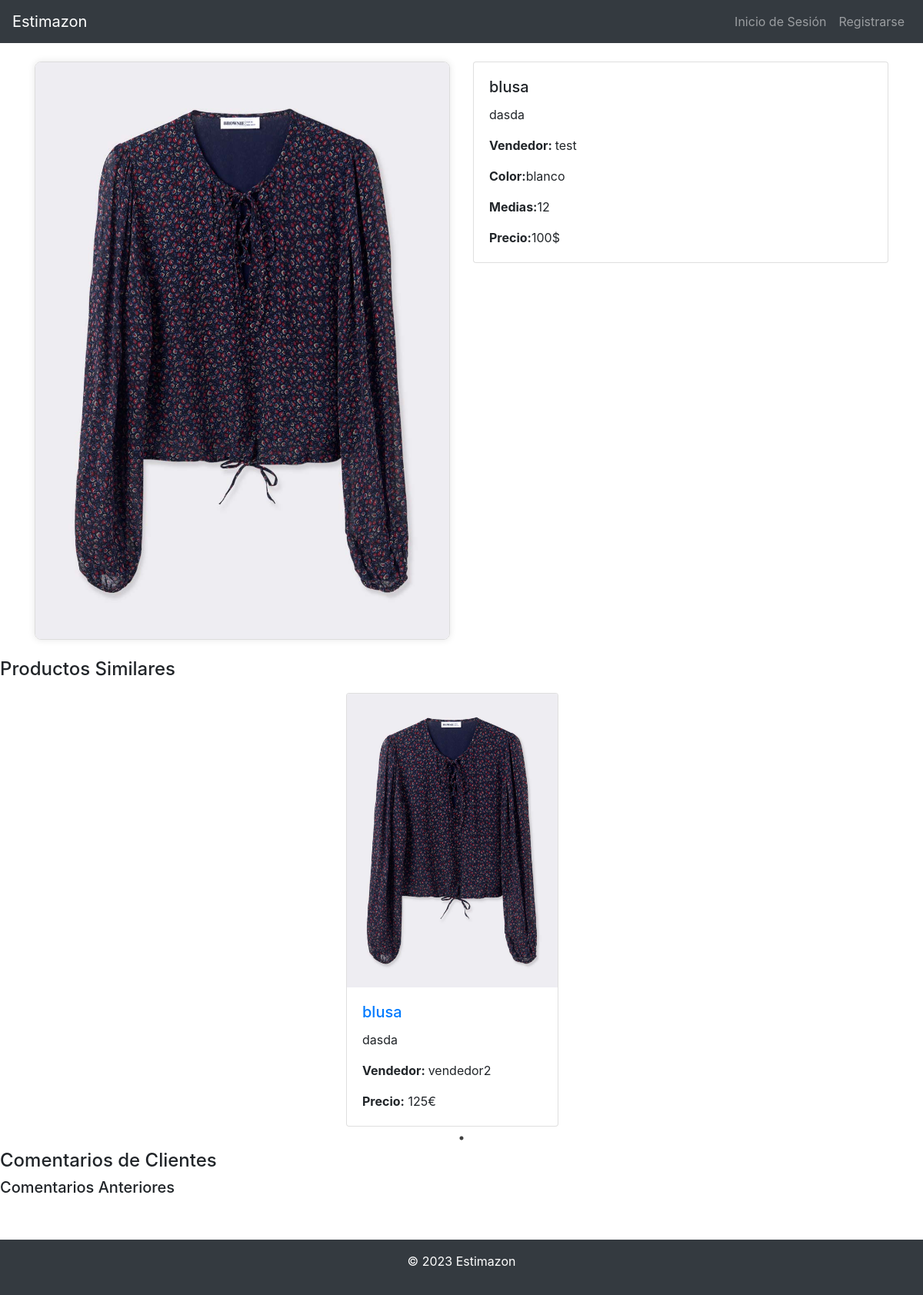
The app's page /details.php?producto=2 with its own data.
### tables this page shows
CREATE TABLE `producto` (
  `pro_id` int(10) NOT NULL,
  `pro_nombre` varchar(25) NOT NULL,
  `pro_descripcion` varchar(100) NOT NULL,
  `pro_medidas` varchar(25) NOT NULL,
  `pro_color` varchar(25) NOT NULL,
  `pro_imagen` varchar(25) NOT NULL,
  `pro_cantidad` int(3) NOT NULL,
  `pro_precio` int(4) NOT NULL,
  `pro_oferta` tinyint(1) NOT NULL,
  `pro_descuento` int(2) NOT NULL,
  `pro_ven_id` int(5) NOT NULL
);

CREATE TABLE `vendedor` (
  `ven_id` int(5) NOT NULL,
  `ven_dni` varchar(15) NOT NULL,
  `ven_nombre` varchar(25) NOT NULL,
  `ven_apellido1` varchar(50) NOT NULL,
  `ven_apellido2` varchar(50) DEFAULT NULL,
  `ven_usuario` varchar(25) NOT NULL,
  `ven_contraseña` varchar(25) NOT NULL,
  `ven_telefono` varchar(15) NOT NULL,
  `ven_estado` varchar(15) DEFAULT 'FIABLE'
);

### details.php (the view, shortened to what this page needs)
<!doctype html>
<html lang="es">
<head>
    <link rel="stylesheet" href="https://stackpath.bootstrapcdn.com/bootstrap/4.3.1/css/bootstrap.min.css">
    <link rel="stylesheet" type="text/css" href="https://cdn.jsdelivr.net/npm/slick-carousel@1.8.1/slick/slick.css" />
    <link rel="stylesheet" type="text/css" href="https://cdn.jsdelivr.net/npm/slick-carousel@1.8.1/slick/slick-theme.css" />
</head>
<body>
    <header>
        <nav class="navbar navbar-expand-lg navbar-dark bg-dark">
            <a class="navbar-brand" href="./home.php">Estimazon</a>
            <div class="collapse navbar-collapse" id="navbarNav">
                <ul class="navbar-nav ml-auto">
                    <?php
                    if (isset($_COOKIE["usuario"])) {
                        echo '<li class="nav-item">';
                        echo '<a class="nav-link">Logeado con ' . $_COOKIE["usuario"] . "</a>";
                        echo '</li>';
                        echo '<li class="nav_item">';
                        echo '<a class="nav-link" href="./account/closeAccount.php">Cerrar Sesión</a>';
                        echo '</li>';
                    } else {
                        echo '<li class="nav_item">';
                        echo '<a class="nav-link" href="./login.php">Inicio de Sesión</a>';
                        echo '</li>';
                        echo '<li class="nav_item">';
                        echo '<a class="nav-link" href="./register.php">Registrarse</a>';
                        echo '</li>';
                    }
                    ?>
                </ul>
            </div>
        </nav>
    </header>
    <main>
        <div class="container mt-4">
            <div class="row">
                <?php
                include 'Test/config.php';
                $instruccion = "SELECT pro_nombre,pro_descripcion,pro_color,pro_medidas, pro_precio, pro_oferta, pro_cantidad, pro_descuento, pro_imagen, ven_usuario FROM producto INNER JOIN vendedor ON pro_ven_id = ven_id WHERE pro_id=" . $_GET["producto"];
                $res = mysqli_query($conn, $instruccion);
                $fila = mysqli_fetch_assoc($res);
                echo '<div class="col-md-6">';
                    echo '<div class="product-image-container">';
                    echo '<img src="./img/'. $fila["pro_imagen"] . '" class="card-img-top h-50" alt="Producto 1">';
                    echo '</div>';
                echo '</div>';
                echo '<div class="col-md-6">';
                    echo '<div class="card">';
                        echo '<div class="card-body">';
                            echo '<h5 class="card-title">' . $fila["pro_nombre"] . '</h5>';
                            echo '<p class="card-text">' . $fila["pro_descripcion"] .'</p>';
                            echo '<p class="card-text"><strong> Vendedor: </strong>' . $fila["ven_usuario"] . '</p>';
                            echo '<p class="card-text"><strong>Color:</strong>' . $fila["pro_color"] . "</p>";
                            echo '<p class="card-text"><strong>Medias:</strong>' . $fila["pro_medidas"] . "</p>";
                            if($fila["pro_oferta"]){
                                echo '<p class="card-text"><strong>Oferta!:</strong><del>' .  $fila["pro_precio"]. '</del> '. ($fila["pro_precio"] - $fila["pro_precio"]*$fila["pro_descuento"]*0.01) . "$</div>";
                            }else{
                                echo '<p class="card-text"><strong>Precio:</strong>' . $fila["pro_precio"] . "$</div>";
                            }
                        echo '</div>';
                    echo '</div>';
                ?>
                </div>
            </div>
            <div class="mt-4">
                <h4>Productos Similares</h4>
                <div id="similarProductsSlider" class="slick-slider mt-3">
                    <?php
                        include 'Test/config.php';
                        $instruccion = "SELECT pro_nombre FROM producto WHERE pro_id = " . $_GET["producto"];
                        $res = mysqli_query($conn, $instruccion);
                        $fila = mysqli_fetch_assoc($res);
                        $instruccion = "SELECT pro_id, pro_nombre,pro_descripcion, pro_precio, pro_imagen, ven_usuario FROM producto INNER JOIN vendedor ON pro_ven_id = ven_id WHERE pro_id  != ". $_GET["producto"] ." AND pro_nombre LIKE " . "'%" . $fila["pro_nombre"] . "%'" ;
                        $res = mysqli_query($conn,$instruccion);
                        while ($fila = mysqli_fetch_assoc($res)){
                            echo '<div class="card h-100 mr-4">';
                            echo '<img src="./img/'. $fila["pro_imagen"] . '" class="card-img-top h-50" alt="Producto 1">';
                            echo '<div class="card-body">';
                                echo '<h5 class="card-title">' . '<a  href="./details.php?producto=' . $fila["pro_id"] . '">' . $fila["pro_nombre"] . '</a>' . "</h5>";
                                echo '<p class="card-text">' . $fila["pro_descripcion"] . '</p>';
                                echo '<p class="card-text"><strong> Vendedor: </strong>' . $fila["ven_usuario"] . '</p>';
                                echo '<p class="card-text"><strong>Precio:</strong> ' . $fila["pro_precio"] . '€</p>';
                                echo '</div>';
                            echo '</div>';
                        }
                    ?>
                </div>
            </div>
            <div class="comments-section">
                <h4>Comentarios de Clientes</h4>
            <?php
                    echo '<div class="comment-list">';
                        echo '<h5>Comentarios Anteriores</h5>';
                    echo '</div>';
            ?>
            </div>
    </main>
    <footer class="footer py-3 bg-dark text-white mt-5">
        <div class="container text-center">
            <p>&copy; 2023 Estimazon</p>
        </div>
    </footer>
</body>
</html>

### details.php (style rules this page uses)
.navbar { background-color: #343a40; }
.footer { background-color: #343a40; color: #ffffff; }
.product-image-container { border: 1px solid #ddd; border-radius: 8px; overflow: hidden; box-shadow: 0 0 10px rgba(0, 0, 0, 0.1); }
.product-image-container img { width: 100%; height: auto; }
.comments-section { margin-top: 20px; margin-bottom: 20px; }

### records on screen
producto: pro_imagen (picture), pro_nombre "blusa", pro_descripcion "dasda", pro_ven.ven_usuario "test", pro_color "blanco", pro_medidas "12", pro_precio "100"
producto: pro_imagen (picture), pro_nombre "blusa", pro_descripcion "dasda", pro_ven.ven_usuario "vendedor2", pro_precio "125"
